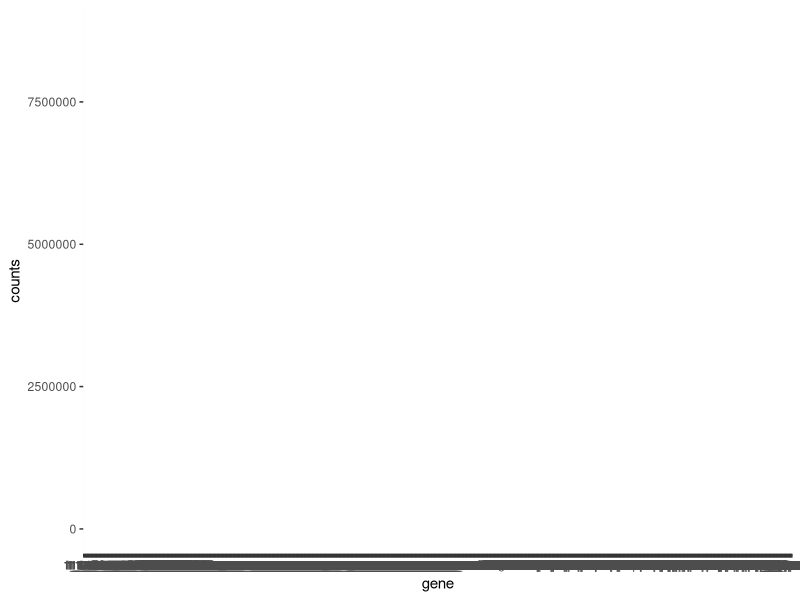

Here is the R script that generated this plot:
.libPaths(c("C:/Users/DAI035/data_school/Packages"))

library(tidyverse)
sessionInfo()


read_csv("data/field_horses_metadata.csv")
field_horses_metadata <- read_csv("data/field_horses_metadata.csv")
field_horses_metadata


#read csv data
read_csv("data/field_horses_raw_counts.csv")
field_horses_raw_counts <- read_csv("data/field_horses_raw_counts.csv")
field_horses_raw_counts


tidy_field_horses_raw_counts <-  field_horses_raw_counts %>%  
  gather(key = horse_id, value = counts, -gene) %>% 
  spread(key = gene, value = counts ) %>% 
  gather(key = gene, value = counts, - horse_id)

tidy_field_horses_raw_counts 



full_data <- full_join(tidy_field_horses_raw_counts, field_horses_metadata)

full_data

ggplot (data = full_data,
        aes(x = gene,y = counts, color = horse_id, shape = infection),
        geom_point())
